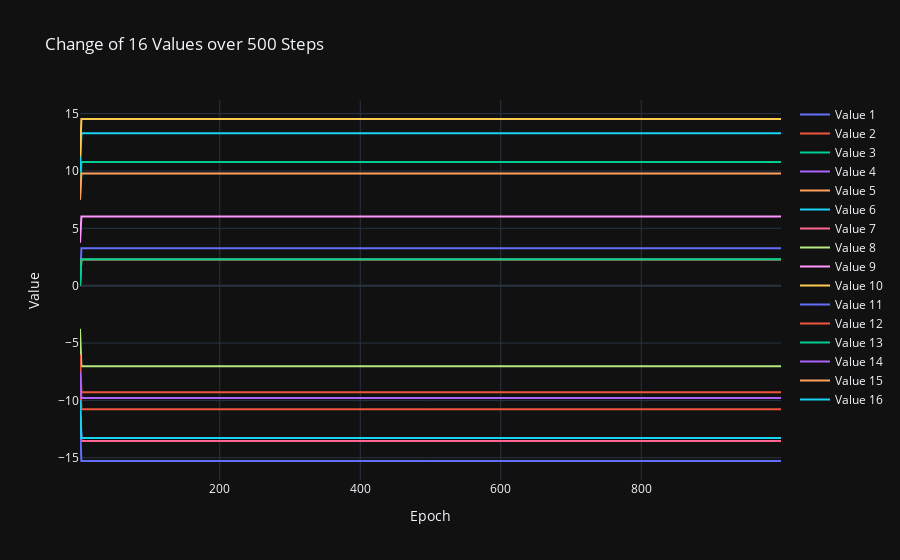

The code cell stored with this chart in its notebook:
### Markdown cell above
## Mean value

### Code cell
## plotting
import numpy as np
import plotly.graph_objects as go

data = experiment_data_loader.experiment_data['000012']['repetition_data'][1]


means = []
for mean_idx in range(16):
    means.append(data[f"mean{mean_idx}"])

    
data = np.stack(means, axis=1)
print(data.shape)
#data = np.expand_dims(data, axis=1)

# Preparing data for plotting
epochs = np.arange(1, data.shape[0])
traces = []
for i in range(data.shape[1]):
    traces.append(go.Scatter(x=epochs, y=data[:, i], mode='lines', name=f'Value {i+1}'))

# Plotting with Plotly
layout = go.Layout(title='Change of 16 Values over 500 Steps',
                   xaxis=dict(title='Epoch'),
                   yaxis=dict(title='Value'),
                   template='plotly_dark')

fig = go.Figure(data=traces, layout=layout)
fig.show()

### Figure 1 — Plotly figure (JSON) as saved in the notebook; plotly's stock layout.template omitted (floating-point values rounded to 4 significant figures; data arrays with more than 128 entries replaced by an {"elided": "..."} marker saying what was removed)
{"data": [{"mode": "lines", "name": "Value 1", "type": "scatter", "x": {"elided": "999 int values"}, "y": {"elided": "1000 float values"}}, {"mode": "lines", "name": "Value 2", "type": "scatter", "x": {"elided": "999 int values"}, "y": {"elided": "1000 float values"}}, {"mode": "lines", "name": "Value 3", "type": "scatter", "x": {"elided": "999 int values"}, "y": {"elided": "1000 float values"}}, {"mode": "lines", "name": "Value 4", "type": "scatter", "x": {"elided": "999 int values"}, "y": {"elided": "1000 float values"}}, {"mode": "lines", "name": "Value 5", "type": "scatter", "x": {"elided": "999 int values"}, "y": {"elided": "1000 float values"}}, {"mode": "lines", "name": "Value 6", "type": "scatter", "x": {"elided": "999 int values"}, "y": {"elided": "1000 float values"}}, {"mode": "lines", "name": "Value 7", "type": "scatter", "x": {"elided": "999 int values"}, "y": {"elided": "1000 float values"}}, {"mode": "lines", "name": "Value 8", "type": "scatter", "x": {"elided": "999 int values"}, "y": {"elided": "1000 float values"}}, {"mode": "lines", "name": "Value 9", "type": "scatter", "x": {"elided": "999 int values"}, "y": {"elided": "1000 float values"}}, {"mode": "lines", "name": "Value 10", "type": "scatter", "x": {"elided": "999 int values"}, "y": {"elided": "1000 float values"}}, {"mode": "lines", "name": "Value 11", "type": "scatter", "x": {"elided": "999 int values"}, "y": {"elided": "1000 float values"}}, {"mode": "lines", "name": "Value 12", "type": "scatter", "x": {"elided": "999 int values"}, "y": {"elided": "1000 float values"}}, {"mode": "lines", "name": "Value 13", "type": "scatter", "x": {"elided": "999 int values"}, "y": {"elided": "1000 float values"}}, {"mode": "lines", "name": "Value 14", "type": "scatter", "x": {"elided": "999 int values"}, "y": {"elided": "1000 float values"}}, {"mode": "lines", "name": "Value 15", "type": "scatter", "x": {"elided": "999 int values"}, "y": {"elided": "1000 float values"}}, {"mode": "lines", "name": "Value 16", "type": "scatter", "x": {"elided": "999 int values"}, "y": {"elided": "1000 float values"}}], "layout": {"title": {"text": "Change of 16 Values over 500 Steps"}, "xaxis": {"title": {"text": "Epoch"}}, "yaxis": {"title": {"text": "Value"}}}}
